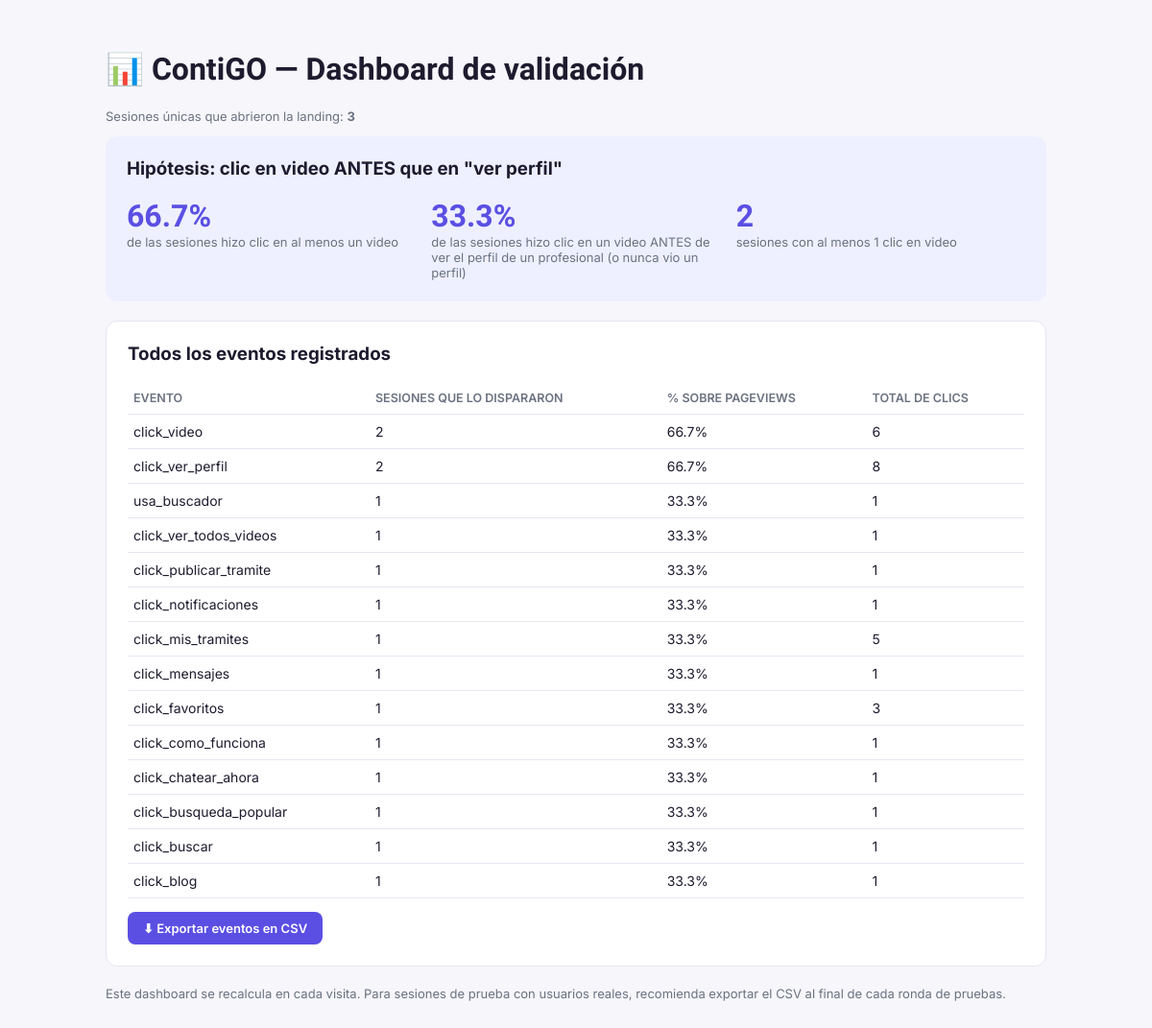
/dashboard, run on the app's committed database.
### tables this page shows
CREATE TABLE events (
            id INTEGER PRIMARY KEY AUTOINCREMENT,
            session_id TEXT NOT NULL,
            event_name TEXT NOT NULL,
            event_label TEXT,
            page TEXT,
            ts TEXT NOT NULL
        );

### app.py (the view)
@app.route("/dashboard")
def dashboard():
    conn = get_db()
    total_pageviews = conn.execute(
        "SELECT COUNT(DISTINCT session_id) c FROM events WHERE event_name = 'pageview'"
    ).fetchone()["c"]
    rows = conn.execute(
        """
        SELECT event_name, COUNT(*) total, COUNT(DISTINCT session_id) sesiones
        FROM events
        WHERE event_name != 'pageview'
        GROUP BY event_name
        ORDER BY sesiones DESC
        """
    ).fetchall()
    events_summary = []
    for r in rows:
        pct = (r["sesiones"] / total_pageviews * 100) if total_pageviews else 0
        events_summary.append(
            {
                "event_name": r["event_name"],
                "total": r["total"],
                "sesiones": r["sesiones"],
                "pct": round(pct, 1),
            }
        )
    video_first = conn.execute(
        """
        SELECT s.session_id FROM (
            SELECT session_id, MIN(ts) AS video_ts
            FROM events WHERE event_name = 'click_video'
            GROUP BY session_id
        ) s
        LEFT JOIN (
            SELECT session_id, MIN(ts) AS perfil_ts
            FROM events WHERE event_name = 'click_ver_perfil'
            GROUP BY session_id
        ) p ON s.session_id = p.session_id
        WHERE p.perfil_ts IS NULL OR s.video_ts < p.perfil_ts
        """
    ).fetchall()
    sessions_with_video = conn.execute(
        "SELECT COUNT(DISTINCT session_id) c FROM events WHERE event_name = 'click_video'"
    ).fetchone()["c"]
    conn.close()
    video_first_pct = (
        round(len(video_first) / total_pageviews * 100, 1) if total_pageviews else 0
    )
    video_overall_pct = (
        round(sessions_with_video / total_pageviews * 100, 1) if total_pageviews else 0
    )
    return render_template(
        "dashboard.html",
        total_pageviews=total_pageviews,
        events_summary=events_summary,
        video_first_pct=video_first_pct,
        video_overall_pct=video_overall_pct,
        video_first_count=len(video_first),
        sessions_with_video=sessions_with_video,
    )

### app.py (called while the page is built)
def get_db():
    conn = sqlite3.connect(DB_PATH)
    conn.row_factory = sqlite3.Row
    return conn

### templates/dashboard.html (shortened to what this page needs)
<!DOCTYPE html>
<html lang="es">
<head>
</head>
<body>
  <h1>📊 ContiGO — Dashboard de validación</h1>
  <p class="label">Sesiones únicas que abrieron la landing: <b>{{ total_pageviews }}</b></p>
  <div class="card hyp">
    <h3 style="margin-top:0;">Hipótesis: clic en video ANTES que en "ver perfil"</h3>
    <div class="grid3">
      <div>
        <div class="big">{{ video_overall_pct }}%</div>
        <div class="label">de las sesiones hizo clic en al menos un video</div>
      </div>
      <div>
        <div class="big">{{ video_first_pct }}%</div>
        <div class="label">de las sesiones hizo clic en un video ANTES de ver el perfil de un profesional (o nunca vio un perfil)</div>
      </div>
      <div>
        <div class="big">{{ sessions_with_video }}</div>
        <div class="label">sesiones con al menos 1 clic en video</div>
      </div>
    </div>
  </div>
  <div class="card">
    <h3 style="margin-top:0;">Todos los eventos registrados</h3>
    <table>
      <tr><th>Evento</th><th>Sesiones que lo dispararon</th><th>% sobre pageviews</th><th>Total de clics</th></tr>
      {% for e in events_summary %}
      <tr>
        <td>{{ e.event_name }}</td>
        <td>{{ e.sesiones }}</td>
        <td>{{ e.pct }}%</td>
        <td>{{ e.total }}</td>
      </tr>
      {% endfor %}
    </table>
    <a class="export" href="/api/export">⬇ Exportar eventos en CSV</a>
  </div>
  <p class="label">Este dashboard se recalcula en cada visita. Para sesiones de prueba con usuarios reales, recomienda exportar el CSV al final de cada ronda de pruebas.</p>
</body>
</html>

### templates/dashboard.html (style rules this page uses)
body { font-family: "Inter", sans-serif; background: #f6f6fb; color: #1e1b2e; padding: 32px; max-width: 980px; margin: 0 auto; }
h1 { font-family: "Sora", sans-serif; }
.card { background: white; border: 1px solid #e7e6f3; border-radius: 12px; padding: 22px; margin-bottom: 20px; }
table { width: 100%; border-collapse: collapse; font-size: 14px; }
th, td { text-align: left; padding: 9px 6px; border-bottom: 1px solid #e7e6f3; }
th { color: #6b7280; font-weight: 600; font-size: 12.5px; text-transform: uppercase; }
.big { font-size: 32px; font-weight: 800; font-family: "Sora", sans-serif; color: #5b4fe3; }
.label { color: #6b7280; font-size: 13px; }
.grid3 { display: grid; grid-template-columns: repeat(3, 1fr); gap: 16px; }
a.export { display: inline-block; margin-top: 14px; background: #5b4fe3; color: white; padding: 9px 16px; border-radius: 8px; font-weight: 600; font-size: 13px; text-decoration: none; }
.hyp { background: #eef0ff; border: none; }

### data on the page
events: event_name "usa_buscador", sesiones "1", pct "33.3", total "1"
events: event_name "click_ver_todos_videos", sesiones "1", pct "33.3", total "1"
events: event_name "click_publicar_tramite", sesiones "1", pct "33.3", total "1"
events: event_name "click_notificaciones", sesiones "1", pct "33.3", total "1"
events: event_name "click_mensajes", sesiones "1", pct "33.3", total "1"
events: event_name "click_como_funciona", sesiones "1", pct "33.3", total "1"
events: event_name "click_chatear_ahora", sesiones "1", pct "33.3", total "1"
events: event_name "click_busqueda_popular", sesiones "1", pct "33.3", total "1"
events: event_name "click_buscar", sesiones "1", pct "33.3", total "1"
events: event_name "click_blog", sesiones "1", pct "33.3", total "1"

### other printed values
{{ total_pageviews }} "3"
{{ video_overall_pct }} "66.7"
{{ video_first_pct }} "33.3"
{{ sessions_with_video }} "2"
{{ e.event_name }} "click_video" "click_ver_perfil" "click_mis_tramites" "click_favoritos"
{{ e.sesiones }} "2" "2" "1" "1"
{{ e.pct }} "66.7" "66.7" "33.3" "33.3"
{{ e.total }} "6" "8" "5" "3"
